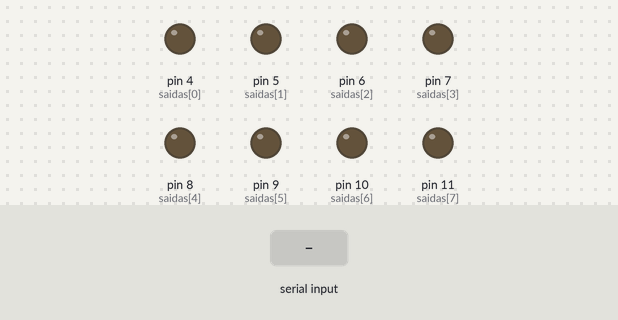
A sketch run on a simulated Arduino Uno, built with avr-gcc and run on an emulated ATmega328P. Shown: output pins drawn as LEDs (lit = HIGH). Inputs (shaded band) come from the test bench.

Above: at 1.2 s.
1.3 s: byte 30 received over Serial
At 1.7 s:
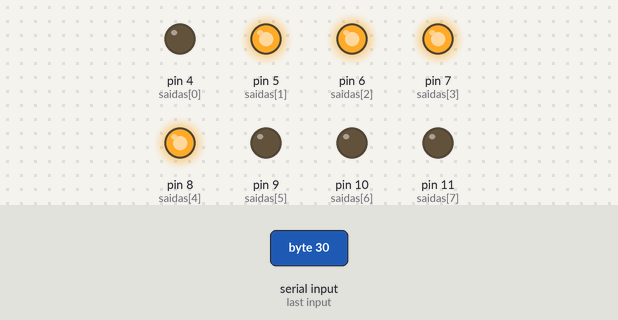
2.8 s: byte 90 received over Serial
At 4.0 s:
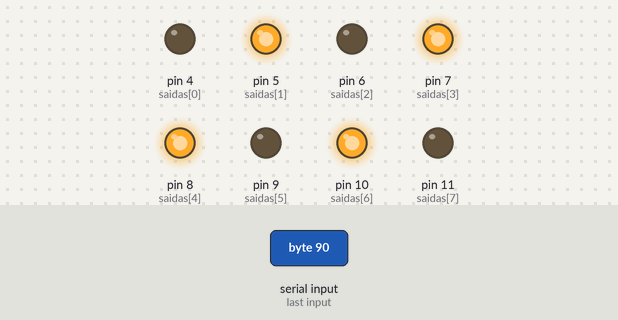
4.3 s: byte 120 received over Serial
At 5.1 s:
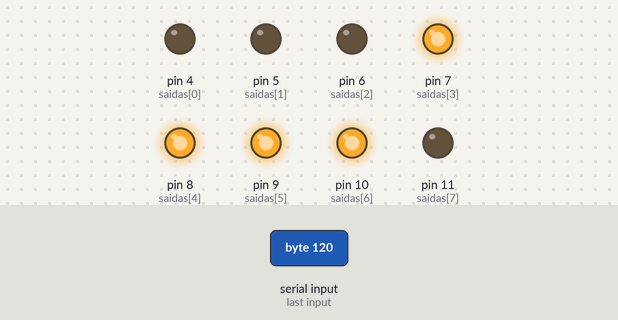
Timing chart, 0 to 7.3 s (numbered marks = the images above; inputs shaded):
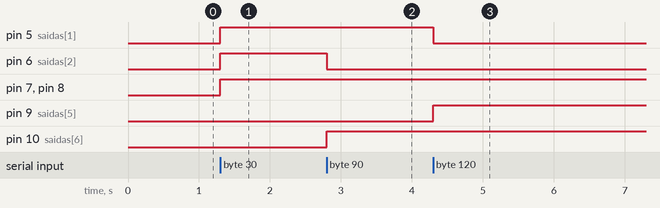

The sketch:

Receptor.ino
```cpp
/*

          O objetivo deste código é receber, através da porta Serial, quais sensores digitais foram lidos no Arduíno transmissor, que le os sensores digitais.

          Na simulação o programa funcionou como esperado.
*/

// Variáveis globais auxiliares
byte content = 0;
int saidas[8] = {4,5,6,7,8,9,10,11};
int estados[8];

void setup() {

    for(int i=4; i < 12; i++)
        pinMode(i, OUTPUT);

    Serial.begin(115200);
}

void loop() {

    if(Serial.available()){

      content = Serial.read();

      for(int i=0; i < 8; i++)
          estados[i] = content & (0x01 << i);            // Comando que armazena no vetor saidas os estados lidos dos sensores

      for(int i=0; i < 8; i++)
          digitalWrite(saidas[i], estados[i]);

    } // end if teste de recebimento

    content = 0;
}
```

Measured:
- after the input at 1.3 s, pin 5 (saidas[1]), pin 6 (saidas[2]), pin 7 (saidas[3]), pin 8 (saidas[4]): LOW → HIGH at once
- after the input at 2.8 s, pin 6 (saidas[2]): HIGH → LOW at once; pin 10 (saidas[6]): LOW → HIGH at once
- after the input at 4.3 s, pin 5 (saidas[1]): HIGH → LOW at once; pin 9 (saidas[5]): LOW → HIGH at once
